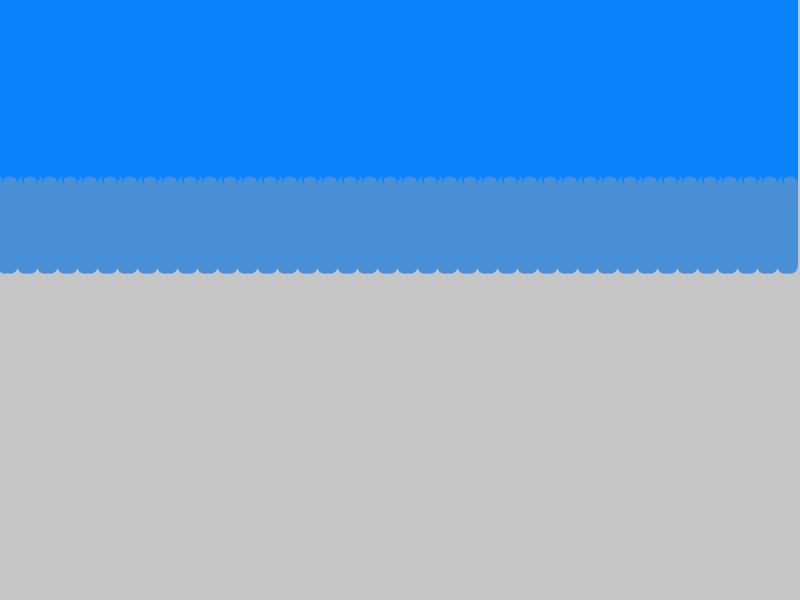
Frame 1 (no input)
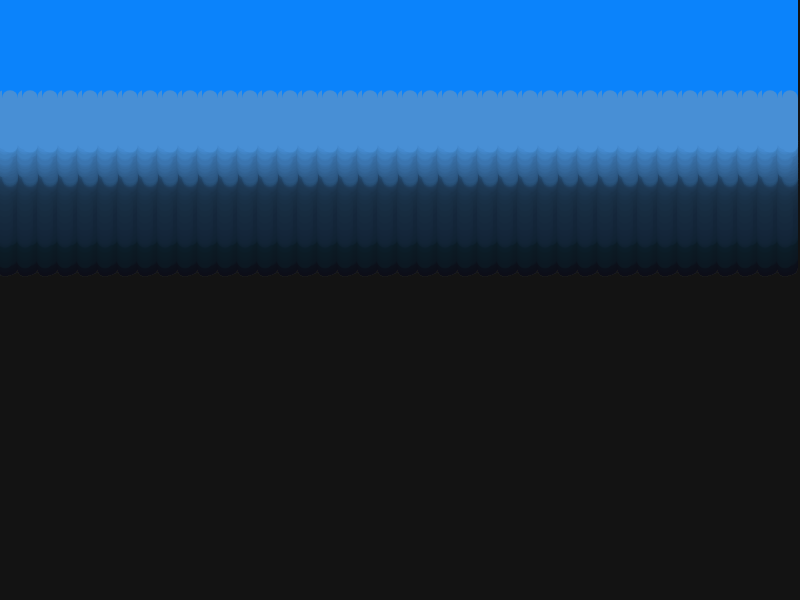
Frame 60 (no input)
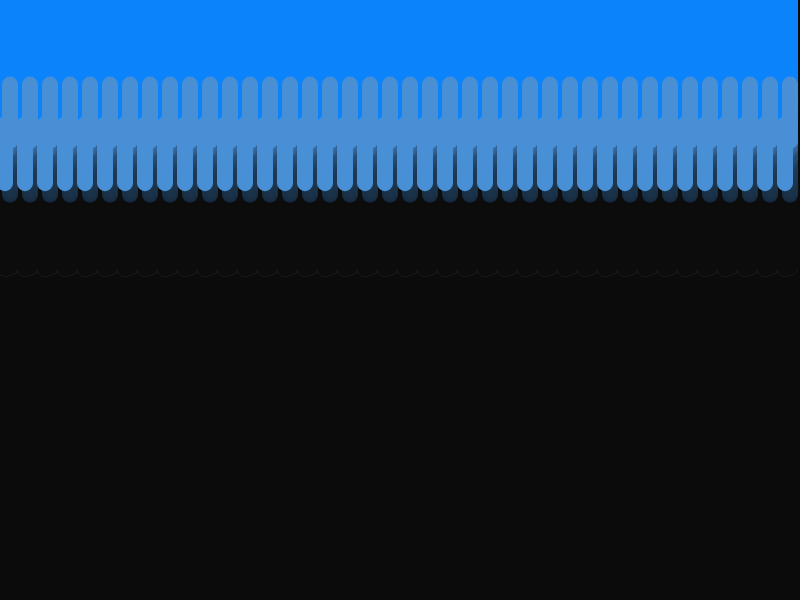
Frame 120 (the mouse pressed at the canvas centre since frame 60)

The p5.js sketch that drew these frames (run headless with seeded random() and noise() and a simulated clock; from frame 60 on, the mouse is pressed at the canvas centre):

// p5.js sketch
// ── sketch.js
let wave = [];


function setup() {
  createCanvas(800, 600);
  background(0, 0, 0, 50);
  
    wave[0]=new Wave(5,16,0.02)
   wave[1]=new Wave(10,16,0.022)
  
}

function draw() {
  background(0, 0, 0, 10);
  
   for (let i = 0; i <wave.length; i++) {
    let w = wave[i];
    w.update();
     for(let x=0;x<width;x=x+20){
    w.display(x);
  }}
}

class Wave {
  constructor(xoff, sw,inc) {
    this.xoff = xoff;
    this.yoff=[0,2]
    this.y = [];
    this.increase = [];
    this.Color = ["#0b83fb","#488fd5","#667590","#659d91","#d0b28b","#f2b057","#fb790d","#ffffff"];
    this.strokeW = sw;
    this.framescalar = [0.05,0.1,0.05];
    this.Foff = [0,1];
    this.randomscalar = [1,0];
    this.ymin=[-150,-20]
    this.ymax=[150,80]
    this.mmin=[70,20]
    this.mmax=[190,50]
    

    this.inc = inc;
    this.start = 0;
  }
  update() {
    
  
      let yoff = this.start;
      for (let i = 0; i < 2; i++) {
        
        this.increase[i] =
          map(noise(yoff + this.yoff[i]), 0, 1, this.ymin[i], this.ymax[i]) +
          map(
            sin(frameCount * this.framescalar[i]),
            -1,
            1,
            this.mmin[i],
            this.mmax[i]
          ) +
          random(-1, 1) * this.randomscalar[i];
        yoff += this.inc;
        //console.log(yoff + this.yoff[i])
        if (i==0){
          this.y[i]=this.increase[i]
        }
        if (i > 0) {
          this.y[i] = this.increase[i] + this.y[i - 1];
          
        }
        

        
      }
    this.start += this.inc;
    }
  
  display(x) {
    
      
      for (let i = 0; i < 2; i++) {
        strokeWeight(this.strokeW)
        stroke(this.Color[i]);
        if (i==0){
          line(x+this.xoff,0,x+this.xoff,this.y[i])
          //console.log(this.y[0])
        }
        if (i > 0) {
         
          strokeWeight(this.strokeW)
          stroke(this.Color[i]);
          line(x + this.xoff, this.y[i - 1], x + this.xoff, this.y[i]);
        }}
      }
    
  
}
